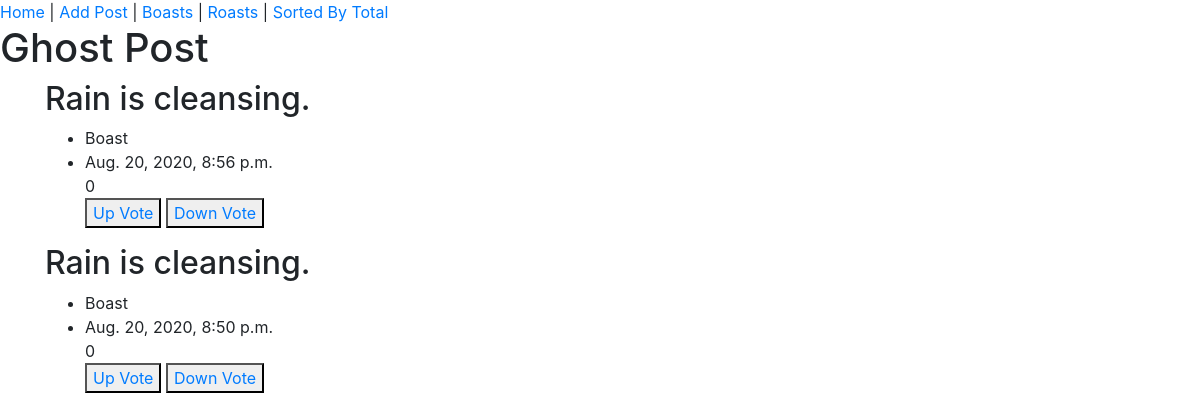
Page /boasts/ on the committed database.
### ghostpost_app/models.py (models this page shows, shortened)
class Post(models.Model):
  isBoast = models.BooleanField()
  body = models.CharField(max_length=280)
  upVotes = models.IntegerField()
  downVotes = models.IntegerField()
  postDate = models.DateTimeField(default=timezone.now)
  @property
  def total(self):
    return self.upVotes - self.downVotes

### ghostpost_app/views.py (the view)
# urls.py: path('boasts/', views.boasts),
def boasts(request):
  posts = Post.objects.filter(isBoast=True).order_by('-postDate')
  return render(request, 'index.html', {"posts":posts})

### templates/index.html
{% extends 'base.html' %}
{% block content %}
  <div class="container">
    {% for post in posts %}
      <div>
        <h2>{{ post.body }}</h2>
        <ul>
          <li>{{ post.isBoast|yesno:"Boast,Roast" }}</li>
          <li>{{ post.postDate }}</li>
          <span>{{ post.total }}</span>
          <br>
          <button>
            <a href="/upvote/{{ post.id }}/">Up Vote</a> </button> <button> <a href="/downvote/{{ post.id }}/">Down Vote</a>
          </button>
        </ul>
      </div>
    {% endfor %}
  </div>
{% endblock content %}

### rows in the picture
Post: body "Rain is cleansing.", isBoast "Boast", postDate "Aug. 20, 2020, 8:56 p.m.", total "0"
Post: body "Rain is cleansing.", isBoast "Boast", postDate "Aug. 20, 2020, 8:50 p.m.", total "0"
